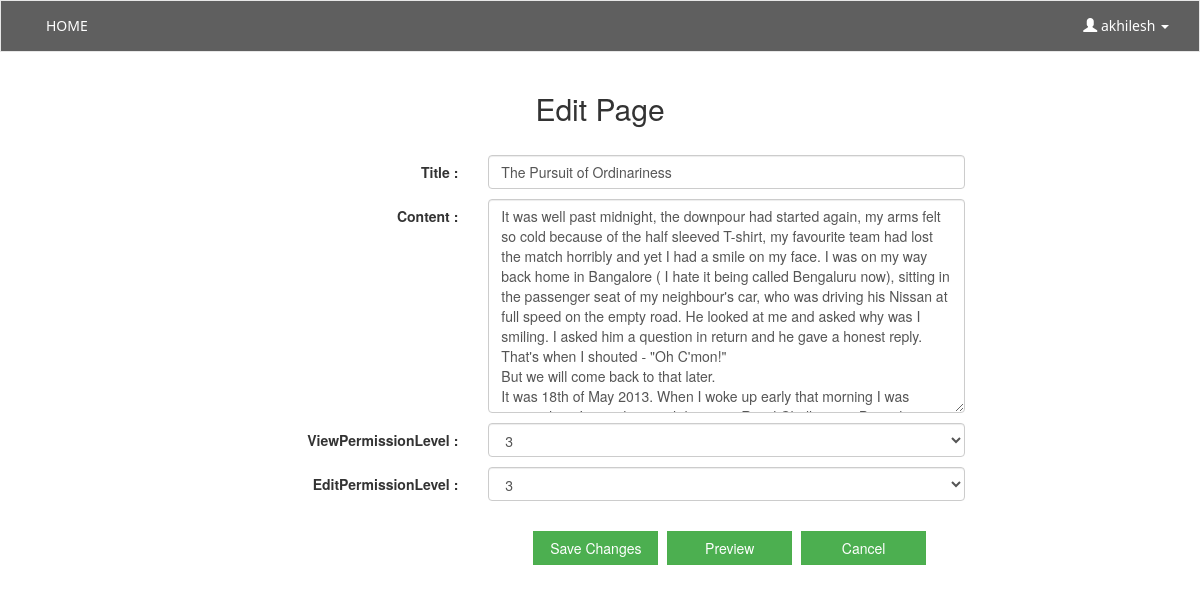
/wiki/edit-page/The Pursuit of Ordinariness/ (signed in), run on an earlier commit of the app's database.
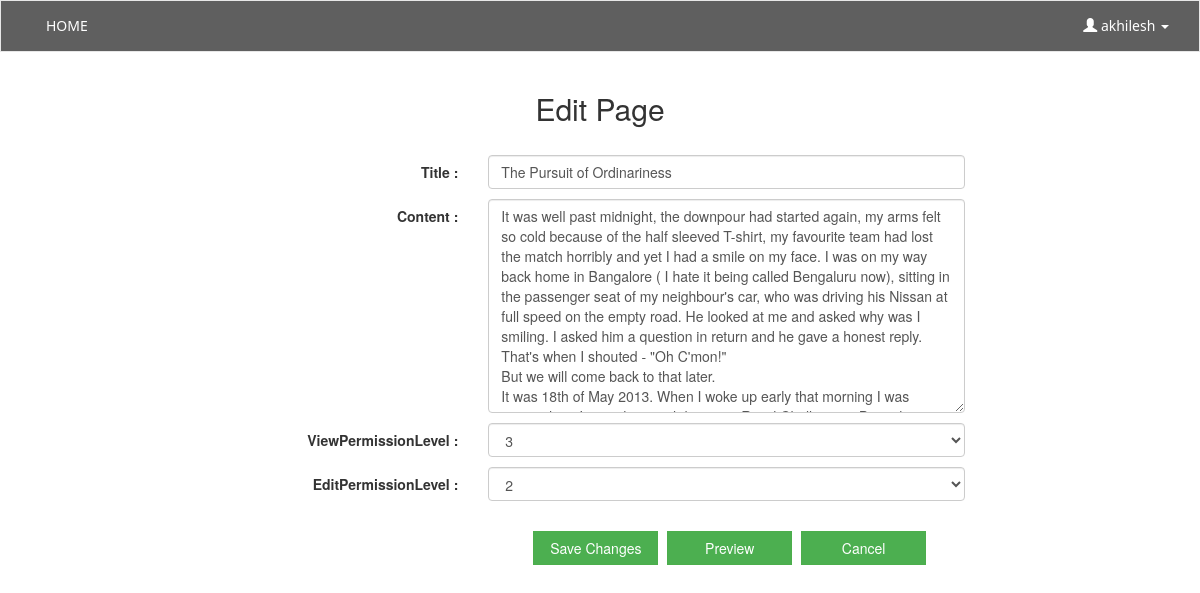
And on a later commit of the database.
### wiki/models.py (models this page shows, shortened)
class Post(models.Model):
    user = models.ForeignKey(User, null=True, blank=True)
    title = models.CharField(max_length=120, unique=True)
    content = models.TextField()
    timestamp = models.DateTimeField(auto_now=False, auto_now_add=True)
    lastUpdated = models.DateTimeField(auto_now=True, auto_now_add=False)
    viewPermissionLevel = models.IntegerField(
        choices=USER_LEVEL, default=0
    )
    editPermissionLevel = models.IntegerField(
        choices=USER_LEVEL, default=0
    )

### wiki/views.py (the view)
# urls.py: url(r'^edit-page/(?P<title>.*)/$', views.editPage, name='editPage'),
@login_required
def editPage(request, title):
    postObj = get_object_or_404(Post, title=title)
    if request.method == 'POST':
        formObj = EditPostForm(request.POST, instance=postObj)
        if formObj.is_valid():
            postObj.save()
            return HttpResponseRedirect(
                reverse(
                    'viewPage',
                    kwargs={
                        'title': formObj.cleaned_data['title']
                    }
                )
            )
    else:
        formObj = EditPostForm(instance=postObj)
    context = {
        'formObj': formObj,
        'postObj': postObj,
    }
    return render(request, 'wiki/editPage.html', context)

### wiki/forms.py
class EditPostForm(forms.ModelForm):
    class Meta:
        model = Post
        fields = ['title', 'content', 'viewPermissionLevel', 'editPermissionLevel']
    def __init__(self, *args, **kwargs):
        super(EditPostForm, self).__init__(*args, **kwargs)
        for key in self.fields:
            self.fields[key].widget.attrs['class'] = 'form-control'
            self.fields[key].widget.attrs['placeholder'] = \
                self.fields[key].label
            self.fields[key].widget.attrs['id'] = self.fields[key].label

### templates/wiki/editPage.html (shortened to what this page needs)
{% extends 'wiki/base.html' %}
{% block middle_area %}
    <div class="">
        <center><h2 style="margin-bottom: 30px">Edit Page</h2></center>
        <form role="form" class="form-horizontal" action="" method="POST">
            <div class="form_group">
                {% for field in formObj %}
                    <div class="row" style="margin-top: 10px">
                        <label class="control-label col-sm-4">{{ field.label }} :</label>
                        <div class="col-sm-8">
                            {{ field }}
                        </div>
                    </div>
                {% endfor %}
                <div class="col-sm-offset-4 col-sm-10">
                    <button style="margin: 30px 5px 0 40px" type="submit" class="btn btn-success">Save Changes</button>
                    <button style="margin: 30px 5px 0 0" type="button" class="btn btn-success" onClick=getValue() data-toggle="modal" data-target="#myModal">Preview</button>
                    <a href="{% url 'viewPage' postObj.title %}"><button style="margin: 30px 5px 0 0"  type="button" class="btn btn-success">Cancel</button></a>
                </div>
            </div>
        </form>
    </div>
{% endblock middle_area %}

What changed in the data, as far as the page shows it:
changed Post "The Pursuit of Ordinariness": editPermissionLevel "3" → "2"
